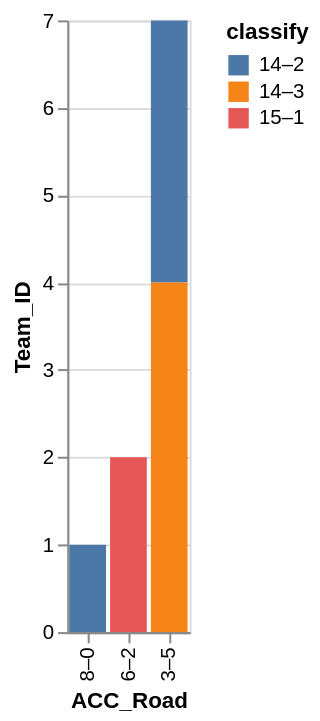

Express this chart as Vega-Lite.
### Vega-Lite specification from a JSON file in a GitHub repository (floating-point values rounded to 4 significant figures)
{"data": {"values": [{"x_data": "3–5", "y_data": 3, "classify": "14–2"}, {"x_data": "6–2", "y_data": 0, "classify": "14–2"}, {"x_data": "8–0", "y_data": 1, "classify": "14–2"}, {"x_data": "3–5", "y_data": 4, "classify": "14–3"}, {"x_data": "6–2", "y_data": 0, "classify": "14–3"}, {"x_data": "8–0", "y_data": 0, "classify": "14–3"}, {"x_data": "3–5", "y_data": 0, "classify": "15–1"}, {"x_data": "6–2", "y_data": 2, "classify": "15–1"}, {"x_data": "8–0", "y_data": 0, "classify": "15–1"}]}, "mark": "bar", "encoding": {"x": {"field": "x_data", "type": "nominal", "title": "ACC_Road", "sort": {"op": "sum", "field": "y_data", "order": "ascending"}}, "y": {"field": "y_data", "type": "quantitative", "title": "Team_ID"}, "color": {"field": "classify"}}}
